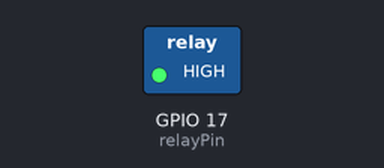
The program below on a simulated Raspberry Pi (BCM pin numbers). On the bench: switched loads named in the program (green lamp = pin HIGH). Dashed ring = blinking.

Above: at 0.5 s.
Timing chart, 0 to 4.6 s (numbered marks = the images above):
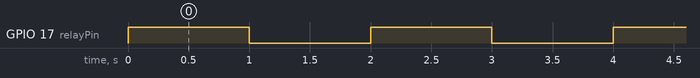

Measured:
- by itself, GPIO 17 (relayPin): alternates HIGH for 1.0 s and LOW for 1.0 s

The program:

relay02.py
```python
import RPi.GPIO as GPIO
import time

relayPin = 17
GPIO.setmode(GPIO.BCM)
GPIO.setup(relayPin, GPIO.OUT)

try:
    while True:
        GPIO.output(relayPin, 1)  # LED 켜기
        time.sleep(1)                      # 1초 대기
        GPIO.output(relayPin, 0)   # LED 끄기
        time.sleep(1)                      # 1초 대기
except KeyboardInterrupt:
    GPIO.cleanup()
```
